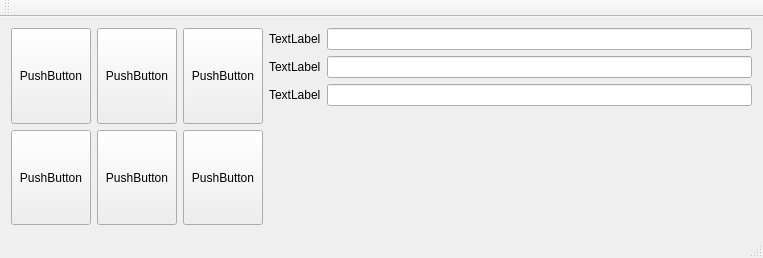
<?xml version="1.0" encoding="UTF-8"?>
<ui version="4.0">
 <class>MainWindow</class>
 <widget class="QMainWindow" name="MainWindow">
  <property name="geometry">
   <rect>
    <x>0</x>
    <y>0</y>
    <width>763</width>
    <height>258</height>
   </rect>
  </property>
  <property name="windowTitle">
   <string>MainWindow</string>
  </property>
  <widget class="QWidget" name="centralWidget">
   <layout class="QGridLayout" name="gridLayout">
    <item row="0" column="0">
     <widget class="QPushButton" name="pushButton">
      <property name="sizePolicy">
       <sizepolicy hsizetype="Minimum" vsizetype="Preferred">
        <horstretch>0</horstretch>
        <verstretch>0</verstretch>
       </sizepolicy>
      </property>
      <property name="text">
       <string>PushButton</string>
      </property>
     </widget>
    </item>
    <item row="0" column="1">
     <widget class="QPushButton" name="pushButton_3">
      <property name="sizePolicy">
       <sizepolicy hsizetype="Minimum" vsizetype="Preferred">
        <horstretch>0</horstretch>
        <verstretch>0</verstretch>
       </sizepolicy>
      </property>
      <property name="text">
       <string>PushButton</string>
      </property>
     </widget>
    </item>
    <item row="0" column="2">
     <widget class="QPushButton" name="pushButton_5">
      <property name="sizePolicy">
       <sizepolicy hsizetype="Minimum" vsizetype="Preferred">
        <horstretch>0</horstretch>
        <verstretch>0</verstretch>
       </sizepolicy>
      </property>
      <property name="text">
       <string>PushButton</string>
      </property>
     </widget>
    </item>
    <item row="1" column="1">
     <widget class="QPushButton" name="pushButton_4">
      <property name="sizePolicy">
       <sizepolicy hsizetype="Minimum" vsizetype="Preferred">
        <horstretch>0</horstretch>
        <verstretch>0</verstretch>
       </sizepolicy>
      </property>
      <property name="text">
       <string>PushButton</string>
      </property>
     </widget>
    </item>
    <item row="1" column="2">
     <widget class="QPushButton" name="pushButton_6">
      <property name="sizePolicy">
       <sizepolicy hsizetype="Minimum" vsizetype="Preferred">
        <horstretch>0</horstretch>
        <verstretch>0</verstretch>
       </sizepolicy>
      </property>
      <property name="text">
       <string>PushButton</string>
      </property>
     </widget>
    </item>
    <item row="1" column="0">
     <widget class="QPushButton" name="pushButton_2">
      <property name="sizePolicy">
       <sizepolicy hsizetype="Minimum" vsizetype="Preferred">
        <horstretch>0</horstretch>
        <verstretch>0</verstretch>
       </sizepolicy>
      </property>
      <property name="text">
       <string>PushButton</string>
      </property>
     </widget>
    </item>
    <item row="0" column="3" rowspan="2">
     <layout class="QFormLayout" name="formLayout">
      <item row="0" column="1">
       <widget class="QLineEdit" name="lineEdit"/>
      </item>
      <item row="0" column="0">
       <widget class="QLabel" name="label">
        <property name="text">
         <string>TextLabel</string>
        </property>
       </widget>
      </item>
      <item row="1" column="0">
       <widget class="QLabel" name="label_2">
        <property name="text">
         <string>TextLabel</string>
        </property>
       </widget>
      </item>
      <item row="2" column="0">
       <widget class="QLabel" name="label_3">
        <property name="text">
         <string>TextLabel</string>
        </property>
       </widget>
      </item>
      <item row="1" column="1">
       <widget class="QLineEdit" name="lineEdit_2"/>
      </item>
      <item row="2" column="1">
       <widget class="QLineEdit" name="lineEdit_3"/>
      </item>
      <item row="3" column="1">
       <layout class="QVBoxLayout" name="verticalLayout"/>
      </item>
     </layout>
    </item>
   </layout>
  </widget>
  <widget class="QMenuBar" name="menuBar">
   <property name="geometry">
    <rect>
     <x>0</x>
     <y>0</y>
     <width>763</width>
     <height>21</height>
    </rect>
   </property>
  </widget>
  <widget class="QToolBar" name="mainToolBar">
   <attribute name="toolBarArea">
    <enum>TopToolBarArea</enum>
   </attribute>
   <attribute name="toolBarBreak">
    <bool>false</bool>
   </attribute>
  </widget>
  <widget class="QStatusBar" name="statusBar"/>
 </widget>
 <layoutdefault spacing="6" margin="11"/>
 <resources/>
 <connections/>
</ui>
